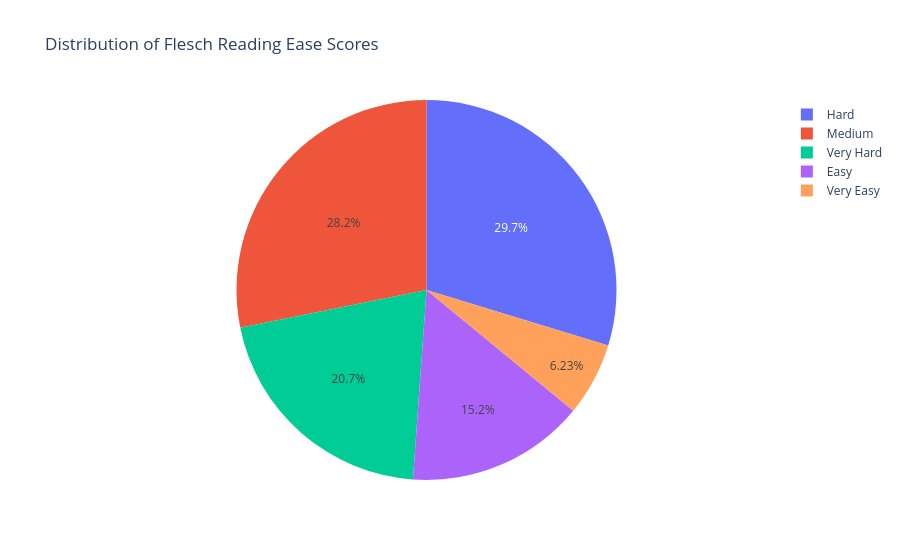

The code cell stored with this chart in its notebook:
### Code cell
# Creating the same chart with plotly

fig = px.pie(
    df,
    names='flesch_category',
    title='Distribution of Flesch Reading Ease Scores'
)

fig.update_traces(
    hovertemplate='%{label}<br>Percentage: %{percent}<extra></extra>'
)

fig.show()

### Figure 1 — Plotly figure (JSON) as saved in the notebook; plotly's stock layout.template omitted (floating-point values rounded to 4 significant figures; data arrays with more than 128 entries replaced by an {"elided": "..."} marker saying what was removed)
{"data": [{"domain": {"x": [0, 1], "y": [0, 1]}, "hovertemplate": "%{label}<br>Percentage: %{percent}<extra></extra>", "labels": {"elided": "52002 str values"}, "legendgroup": "", "name": "", "showlegend": true, "type": "pie"}], "layout": {"legend": {"tracegroupgap": 0}, "title": {"text": "Distribution of Flesch Reading Ease Scores"}}}
